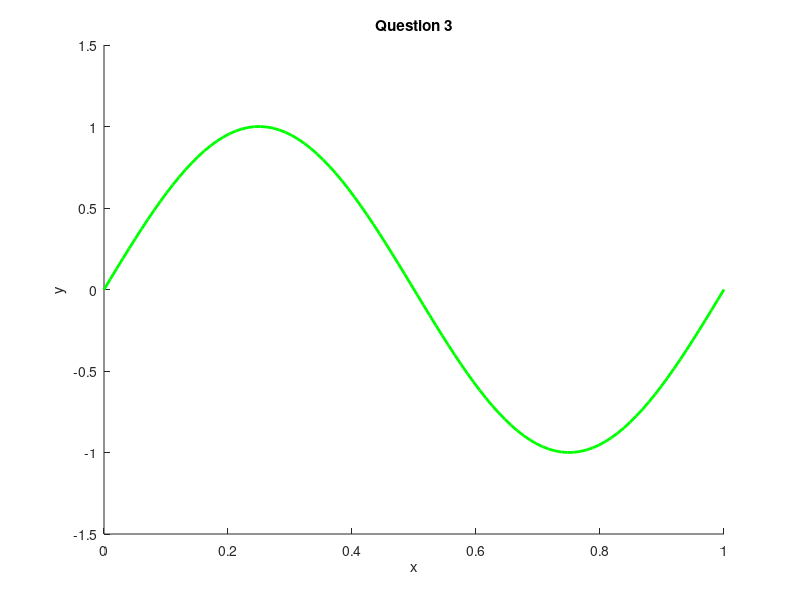

MATLAB code to generate this figure: (Note: this script raises an error after producing the figure.)
% set figure option
figure(3), ylim([-1.5, 1.5]), title('Question 3'), xlabel('x'), ylabel('y'), hold on;

% plot original signal y = sin(2 * pi * x)
plot(linspace(0, 1), sin(2 * pi * linspace(0, 1)), 'g', 'LineWidth', 2), hold on;

% generate gaussian noise samples with range = [0, 1], number of samples = 100
gaussianNoise_samples_100 = GaussianNoise_generator([0, 1], 100);

% plot gaussian noise samples
plot(gaussianNoise_samples_100.x, gaussianNoise_samples_100.y, 'o'), hold on;

% generate regression lines with given order and plot them
for order = [1, 3, 5, 9]
    plot(linspace(0, 1), polyval(polyfit(gaussianNoise_samples_100.x, gaussianNoise_samples_100.y, order), linspace(0, 1)), '--'), hold on;
end

% show legend
legend('original signal', 'gaussian noise samples: 100', '1', '3', '5', '9');